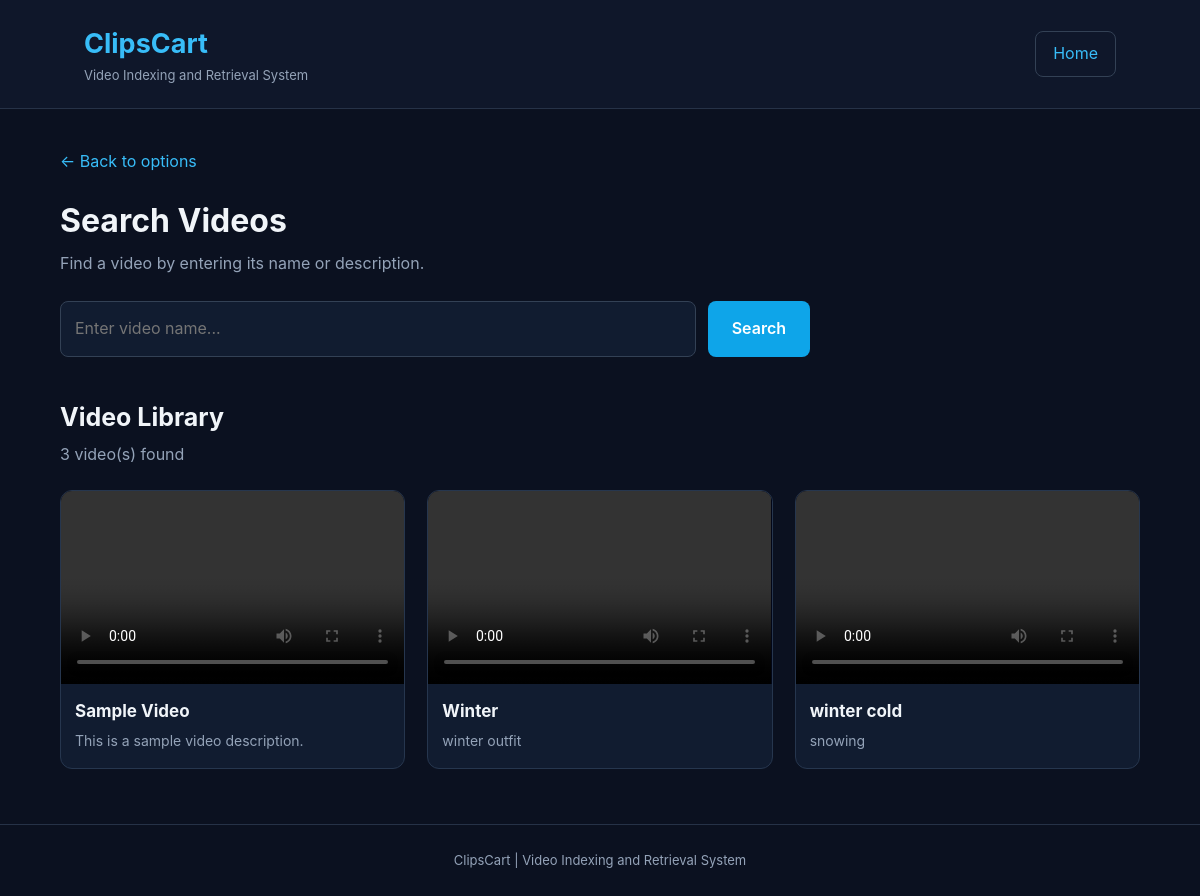
Before: /?page=search with the older database file.
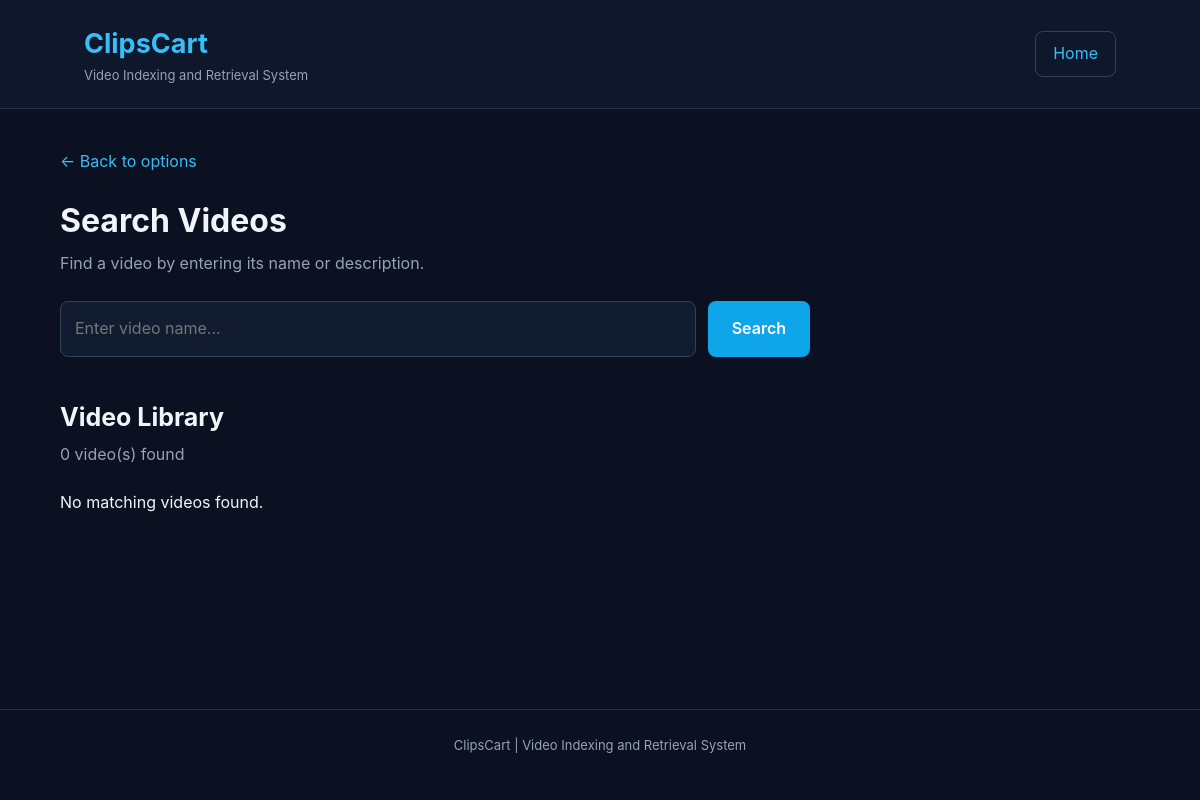
After: the same page with the newer database file.
### tables this page shows
CREATE TABLE videos (

            id INTEGER PRIMARY KEY AUTOINCREMENT,

            title TEXT NOT NULL,

            description TEXT,

            filename TEXT NOT NULL UNIQUE
        );

### app.py (the view)
@app.route("/")
def index():
    search_query = request.args.get("q", "").strip()
    page = request.args.get("page", "home")
    db = get_db()
    if search_query:
        page = "search"
        search_pattern = f"%{search_query}%"
        videos = db.execute(
            """
            SELECT id, title, description, filename
            FROM videos
            WHERE title LIKE ? OR description LIKE ?
            ORDER BY title
            """,
            (search_pattern, search_pattern),
        ).fetchall()
    else:
        videos = db.execute(
            """
            SELECT id, title, description, filename
            FROM videos
            ORDER BY title
            """
        ).fetchall()
    return render_template(
        "index.html",
        videos=videos,
        search_query=search_query,
        page=page,
    )

### app.py (called while the page is built)
def get_db():
    if "db" not in g:
        g.db = sqlite3.connect(DATABASE)
        g.db.row_factory = sqlite3.Row
    return g.db

### templates/index.html (shortened to what this page needs)
<!DOCTYPE html>
<html lang="en">
<head>
    <link rel="stylesheet" href="{{ url_for('static', filename='style.css') }}">
</head>
<body>
    <header class="site-header">
        <div class="brand">
            <h1>ClipsCart</h1>
            <p>Video Indexing and Retrieval System</p>
        </div>
        <a class="home-link" href="/">Home</a>
    </header>
    <main>
        {% if page == 'home' %}
        <section class="welcome-section">
            <span class="eyebrow">YOUR PERSONAL VIDEO LIBRARY</span>
            <h2>What would you like to do?</h2>
            <p>Search your existing videos or add new videos to your library.</p>
            <div class="choice-grid">
                <a href="/?page=search" class="choice-card">
                    <div class="choice-icon">⌕</div>
                    <h3>Search Videos</h3>
                    <p>Find videos by title or description and play them instantly.</p>
                    <span class="choice-link">Search library →</span>
                </a>
                <a href="/?page=upload" class="choice-card">
                    <div class="choice-icon">＋</div>
                    <h3>Upload Video</h3>
                    <p>Add a new video and save its information to your library.</p>
                    <span class="choice-link">Upload a video →</span>
                </a>
            </div>
        </section>
        {% elif page == 'search' %}
        <section class="page-heading">
            <a href="/" class="back-link">← Back to options</a>
            <h2>Search Videos</h2>
            <p>Find a video by entering its name or description.</p>
        </section>
        <section class="search-section">
            <form action="/" method="GET">
                <input type="text" name="q" placeholder="Enter video name..." value="{{ search_query }}">
                <button type="submit">Search</button>
            </form>
        </section>
        <section class="results">
            <h2>Video Library</h2>
            <p>{{ videos|length }} video(s) found</p>
            <div class="video-grid">
                {% for video in videos %}
                <div class="video-card">
                    <video controls preload="metadata">
                        <source src="{{ url_for('serve_video', filename=video['filename']) }}" type="video/mp4">
                    </video>
                    <h3>{{ video['title'] }}</h3>
                    <p>{{ video['description'] or 'No description available.' }}</p>
                </div>
                {% else %}
                <p>No matching videos found.</p>
                {% endfor %}
            </div>
        </section>
        {% endif %}
    </main>
    <footer>
        <p>ClipsCart | Video Indexing and Retrieval System</p>
    </footer>
</body>
</html>

### static/style.css (style rules this page uses)
* { margin: 0; padding: 0; box-sizing: border-box; }
body { font-family: -apple-system, BlinkMacSystemFont, “Segoe UI”, Arial, sans-serif; background: #0b1120; color: #f1f5f9; line-height: 1.6; }
.site-header { display: flex; align-items: center; justify-content: space-between; padding: 22px 7%; background: #0f172a; border-bottom: 1px solid #263247; }
.brand h1 { color: #38bdf8; font-size: 27px; }
.brand p { color: #94a3b8; font-size: 13px; }
.home-link, .back-link { color: #38bdf8; text-decoration: none; }
.home-link { padding: 9px 17px; border: 1px solid #334155; border-radius: 8px; }
main { width: 90%; max-width: 1150px; min-height: 75vh; margin: auto; }
.page-heading { padding: 40px 0 25px; }
.back-link { display: inline-block; margin-bottom: 20px; }
.page-heading h2 { font-size: 32px; }
.page-heading p { margin-top: 5px; color: #94a3b8; }
.search-section { margin-bottom: 40px; }
.search-section form { display: flex; gap: 12px; max-width: 750px; }
.search-section input, .upload-section input, .upload-section textarea { width: 100%; min-width: 0; padding: 14px; background: #111c30; border: 1px solid #334155; border-radius: 8px; color: white; font: inherit; }
.search-section input { flex: 1; }
button { padding: 13px 24px; background: #0ea5e9; color: white; border: none; border-radius: 8px; font: inherit; font-weight: 600; cursor: pointer; }
.results { padding-bottom: 55px; }
.results>h2 { font-size: 25px; }
.results>p { margin: 5px 0 22px; color: #94a3b8; }
.video-grid { display: grid; grid-template-columns: repeat(3, minmax(0, 1fr)); gap: 22px; }
footer { padding: 25px; border-top: 1px solid #263247; text-align: center; color: #94a3b8; font-size: 13px; }

Changed rows visible on the page:
removed videos: title "Sample Video", description "This is a sample video description."
removed videos: title "Winter", description "winter outfit"
removed videos: title "winter cold", description "snowing"
Other visible differences:
{{ videos|length }}: "3" → "0"
text now shown: "No matching videos found."
